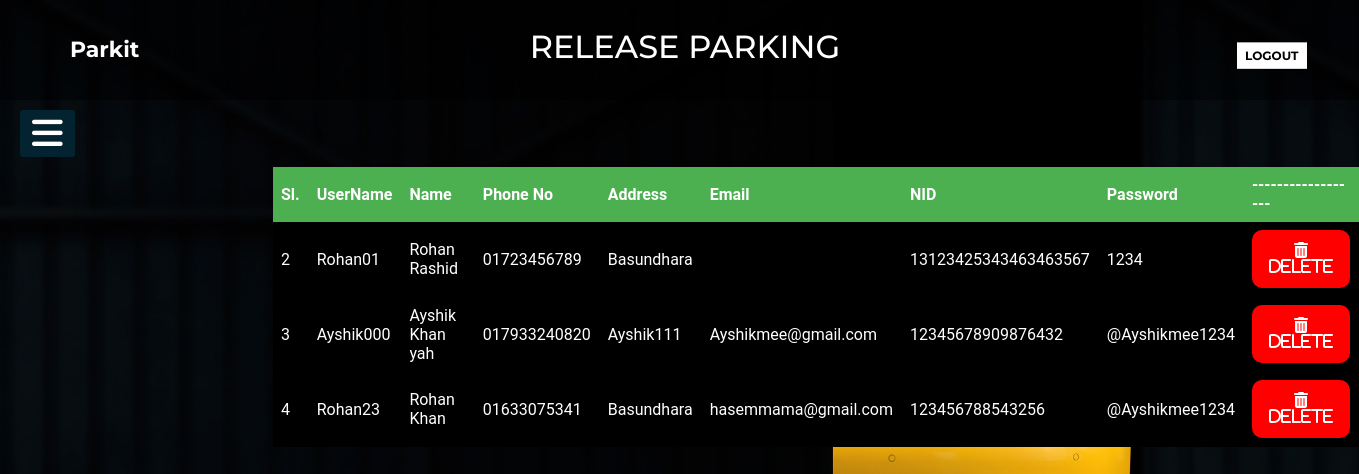
Page /Views/Admin/allparker.php (signed in) on the committed database.
### tables this page shows
CREATE TABLE `parker` (
  `sl` int(50) NOT NULL,
  `username` varchar(100) NOT NULL,
  `email` varchar(100) NOT NULL,
  `phone` varchar(100) NOT NULL,
  `Address` varchar(100) NOT NULL,
  `password` varchar(100) NOT NULL,
  `status` varchar(100) NOT NULL,
  `nid` varchar(20) NOT NULL,
  `Name` varchar(50) NOT NULL
);

### Views/Models/db_connect.php (called while the page is built, shortened)
<?php
	 $serverName="localhost";
	 $userName="root";
	 $password="";
	 $dbName="parkit";
	function get($query)
	{
        $data=array();
		global $serverName,$userName,$password,$dbName;
		$conn = mysqli_connect( $serverName, $userName, $password, $dbName);
        $result=mysqli_query($conn,$query);
        if(mysqli_num_rows($result) > 0)
        {
            while($row = mysqli_fetch_assoc($result))
            {
                $entity=array();
                foreach($row as $k=>$v)
                {
                    $entity[$k] = $row[$k];
                }
                $data[] = $entity;
            }
        }
		return $data;
	}
?>

### Controllers/AdminController.php (called while the page is built, shortened)
<?php
  require_once '../Models/db_connect.php';
function allparker()
{
  $query="SELECT * FROM parker";
  $product=get($query);
  return $product;
}
?>

### Views/Admin/allparker.php (the view, shortened to what this page needs)
<?php
require_once ('../../Controllers/AdminController.php');
$info=allparker();
?>
<!DOCTYPE html>
<html lang="en">
  <head>
    <link rel="stylesheet" href="allparker.css" />
  </head>
  <body>
    <header class="header">
      <div class="bgimage">
        <div class="menu">
          <div class="leftmenu">
            <h3><a href="adminarea.php">Parkit</a></h3>
          </div>
          <div class="welcome">
            <h1>Release Parking</h1>
            <div class="rightmenu">
              <button
                id="buttonone"
                <
                onclick="window.location.href='../home.html';"
              >
                Logout
              </button>
            </div>
          </div>
        </div>
      </div>
    </header>
    <label for="check">
      <i class="fas fa-bars" id="btn"></i>
    </label>
    <section>
      <div class="main-section">
        <div class="dashbord">
          <div class="icon-section">
            <table id="table" border="1">
              <thead>
                <th>Sl.</th>
                  <th>UserName</th>
                <th>Name</th>
                <th>Phone No</th>
                <th>Address</th>
                <th>Email</th>
            <th>NID</th>
            <th>Password</th>
            <th>------------------</th>
              </thead>
              <tbody>
                <?php
                  foreach($info as $infos)
                  {
                    echo "<tr>";
                      echo "<td>".$infos["sl"]."</td>";
                        echo "<td>".$infos["username"]."</td>";
                      echo "<td>".$infos["Name"]."</td>";
              echo "<td>".$infos["phone"]."</td>";
                echo "<td>".$infos["Address"]."</td>";
                echo "<td>".$infos["email"]."</td>";
                        echo "<td>".$infos["nid"]."</td>";
                      echo "<td>".$infos["password"]."</td>";
            echo '<td><button class="btn"><a href="../../Controllers/DeletepController.php?id='.$infos["sl"].'" i class="fa fa-trash">  delete</a></td>';
                    echo "</tr>";
                  }
                ?>
              </tbody>
            </table>
          </div>
        </div>
      </div>
    </section>
  </body>
</html>

### Views/Admin/allparker.css (style rules this page uses)
* { margin: 0; padding: 0; }
body { background: url(../Images/car.jpg); background-size: 100% 110%; width: 100%; height: 100vh; }
* { padding: 0; margin: 0; list-style: none; text-decoration: none; }
body { font-family: "Roboto", sans-serif; }
.menu { width: 100%; height: 100px; background-color: rgba(0, 0, 0, 0.5); }
.leftmenu { width: 20%; line-height: 100px; float: left; }
.leftmenu h3 { padding-left: 70px; font-weight: bold; color: white; font-size: 22px; font-family: "Montserrat", sans-serif; cursor: pointer; }
.leftmenu h3 a { color: white; text-decoration: none; }
.rightmenu { width: 70%; height: 100px; float: right; }
#buttonone { background-color: white; border: none; font-size: 12px; font-weight: bold; text-transform: uppercase; line-height: 20px; width: 70px; font-family: "Montserrat", sans-serif; border: 3px solid white; cursor: pointer; transform: translate(70%, -90%); margin-left: 82%; }
label #btn, label #cancel { position: absolute; background: #042331; border-radius: 3px; cursor: pointer; }
label #btn { left: 20px; top: 110px; font-size: 35px; color: white; padding: 6px 12px; transition: all 0.5s; }
.welcome h1 { color: white; font-family: "Montserrat", sans-serif; text-transform: uppercase; font-weight: 500; text-align: center; padding-right: 261px; padding-top: 27px; }

### Views/Admin/allparker.php (style rules this page uses)
table { border-collapse: collapse; margin-left: 272px; color: white; border: transparent; }
th, td { text-align: left; padding: 8px; background: black; }
th { background-color: #4CAF50; color: white; }
table tr:not(:first-child) { cursor: pointer;transition: all .25s ease-in-out; }
.btn { background-color: red; border: none; color: white; padding: 12px 16px; font-size: 16px; cursor: pointer; border-radius: 10px; }
a:link { color: white; text-decoration: none; }

### rows in the picture
parker: sl "2", username "Rohan01", Name "Rohan Rashid", phone "01723456789", Address "Basundhara", nid "13123425343463463567", password "1234"
parker: sl "3", username "Ayshik000", Name "Ayshik Khan yah", phone "017933240820", Address "Ayshik111", email "Ayshikmee@gmail.com", nid "12345678909876432", password "@Ayshikmee1234"
parker: sl "4", username "Rohan23", Name "Rohan Khan", phone "01633075341", Address "Basundhara", email "hasemmama@gmail.com", nid "123456788543256", password "@Ayshikmee1234"
